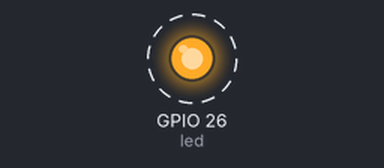
The program below on a simulated ESP32 board running MicroPython. On the bench: output pins drawn as LEDs (lit = HIGH). Dashed ring = blinking. What the program prints to the serial console is not drawn.

Above: at 0.5 s.
Timing chart, 0 to 4.6 s (numbered marks = the images above):
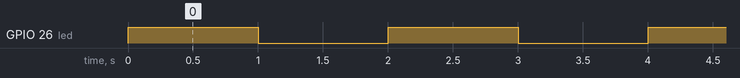

The program:

task-2_led.py
```python
# ESP32
from machine import Pin
from time import sleep

led = Pin(26, Pin.OUT)  # external
# led = Pin(25, Pin.OUT) # internal

while True:  # blink led
    print("Blink")
    led.on()
    sleep(1)
    led.off()
    sleep(1)
```

Measured:
- by itself, GPIO 26 (led): alternates HIGH for 1.0 s and LOW for 1.0 s
